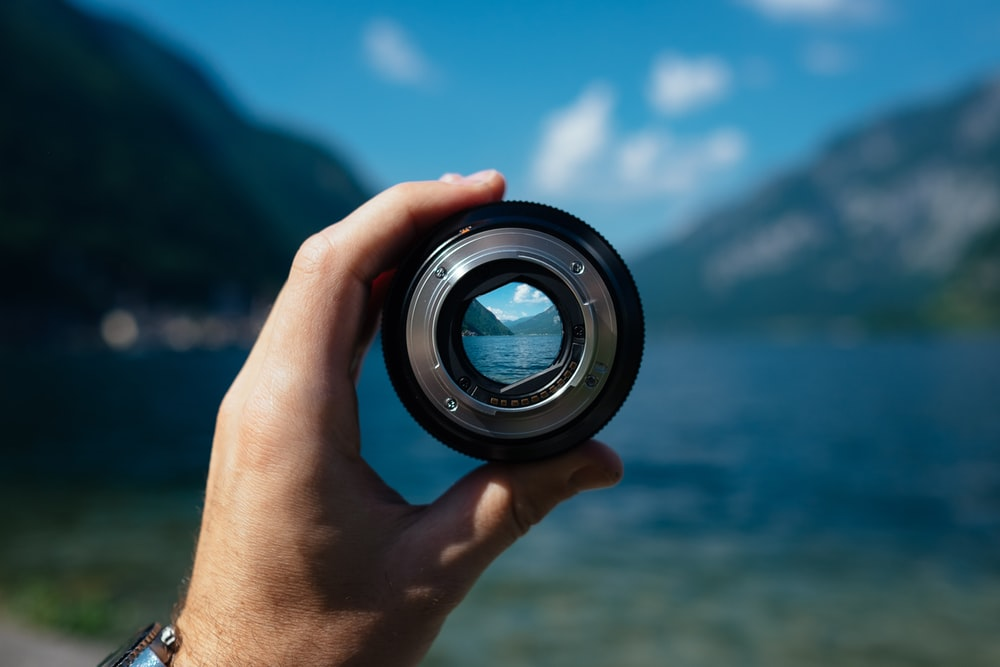
#> input picture lab2/images/photo.jpg, 1000 x 667 px, found by its file name
$ jupyter execute main.ipynb
#> lines starting #> are read from the running program, lines starting #| are printed output that depends on the picture
[cell 1]
import numpy as np
import matplotlib.pyplot as plt
import cv2

[cell 2]
def showImage(image, title=None):
    """
    Showing custom image with title
    :param image: Custom image
    :param title: Custom title
    :return: Image plot with title
    """
    plt.figure(figsize=(12, 12))
    plt.imshow(cv2.cvtColor(image, cv2.COLOR_BGR2RGB))
    plt.title(title)
    plt.show()

[cell 3]
originalImage = cv2.imread("images\\photo.jpg")
#> originalImage is the input picture: shape (667, 1000, 3); mean B, G, R 99.2, 85.9, 51.1
cropImage = originalImage[200:450, 350:650]
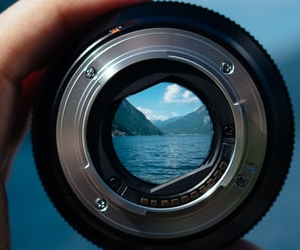
#> cropImage: shape (250, 300, 3); mean B, G, R 71.3, 62.9, 47.5

[cell 4]
showImage(originalImage, 'First Image')

[cell 5]
showImage(cropImage)

[cell 6]
def matcher(desc1, desc2):
    """
    Own matcher function
    :param desc1: Descriptor for the first image
    :param desc2: Descriptor for the second image
    :return: Sorted by distance array of matches
    """
    matches = []
    for queryIndex, desc1_value in enumerate(desc1):
        for trainIndex, desc2_value in enumerate(desc2):
            matches.append(
                cv2.DMatch(
                    _distance=int(np.linalg.norm(desc1_value - desc2_value)),
                    _queryIdx=queryIndex,
                    _trainIdx=trainIndex
                )
            )
    return sorted(matches, key=lambda x: x.distance)

[cell 7]
def bruteForceMatcher(desc1, desc2):
    """
    Built-in openCV matcher
    :param desc1: Descriptor for the first image
    :param desc2: Descriptor for the second image
    :return: Sorted by distance array of matches
    """
    bf = cv2.BFMatcher (cv2.NORM_L2, crossCheck=True)
    matches = bf.match(desc1, desc2)
    return sorted(matches, key=lambda x: x.distance)

[cell 8]
def sift(img1, img2):
    """
    Built-in opencv SIFT
    :param img1: First image
    :param img2: Second image
    :return: Keypoints and descriptors for two images
    """
    sift = cv2.SIFT_create()
    kp1, desc1 = sift.detectAndCompute(img1, None)
#> kp1 = 410 keypoints; strongest (x, y, size): (455, 409, 2), (581, 272, 2), (458, 271, 11), (173, 639, 2.5)
    kp2, desc2 = sift.detectAndCompute(img2, None)
#> kp2 = 260 keypoints; strongest (x, y, size): (105, 209, 2), (231, 72, 2), (108, 71, 11), (167, 103, 29.6)
    return kp1, desc1, kp2, desc2

[cell 9]
kp1, desc1, kp2, desc2 = sift(originalImage, cropImage)
bfMatches = bruteForceMatcher(desc1, desc2)
#> in bruteForceMatcher, `matches = bf.match(desc1, desc2)`: matches = 248 matches
#> bfMatches = 248 matches
bfMatchImage = cv2.drawMatches(originalImage, kp1, cropImage, kp2, bfMatches, None, flags=cv2.DRAW_MATCHES_FLAGS_NOT_DRAW_SINGLE_POINTS)
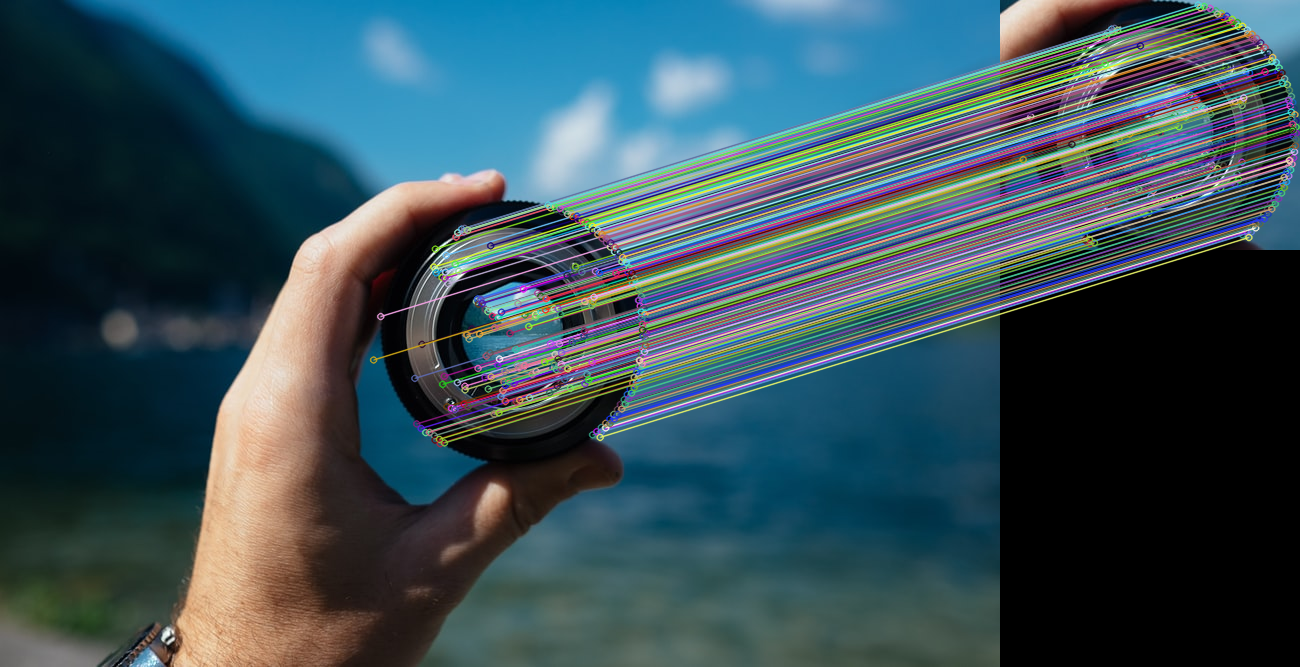
#> bfMatchImage: shape (667, 1300, 3); mean B, G, R 88.8, 80, 56.3
showImage(bfMatchImage, 'Image with matchings from Brute Force')

[cell 10]
matches = matcher(desc1, desc2)
#> after the loop in matcher, `for queryIndex, desc1_value in enumerate(desc1):`: matches = 106600 matches
#> matches = 106600 matches
lessMatchImage = cv2.drawMatches(originalImage, kp1, cropImage, kp2, matches[:200], None, flags=cv2.DRAW_MATCHES_FLAGS_NOT_DRAW_SINGLE_POINTS)
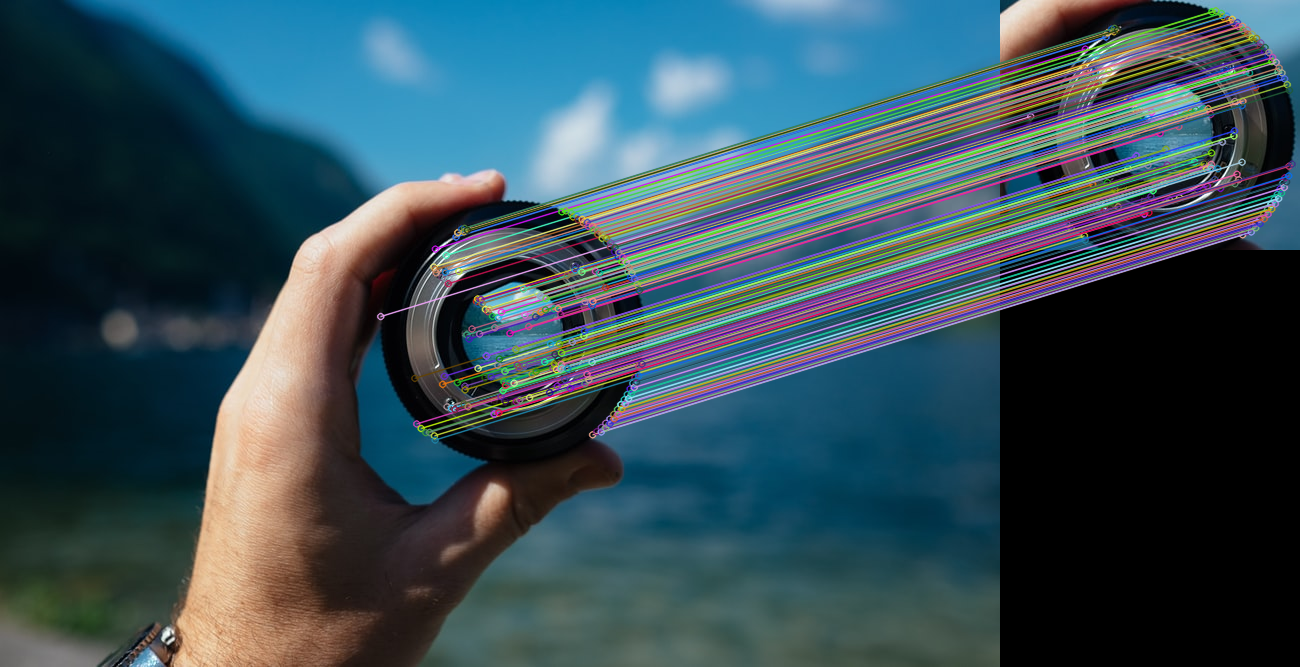
#> lessMatchImage: shape (667, 1300, 3); mean B, G, R 87.4, 78.2, 54.5
showImage(lessMatchImage, 'Image with first 200 own matchings')

[cell 11]
# Saving pictures
cv2.imwrite('images\\BruteForce image.jpg', bfMatchImage)
cv2.imwrite('images\\Own image.jpg', lessMatchImage)
#> Out = True
